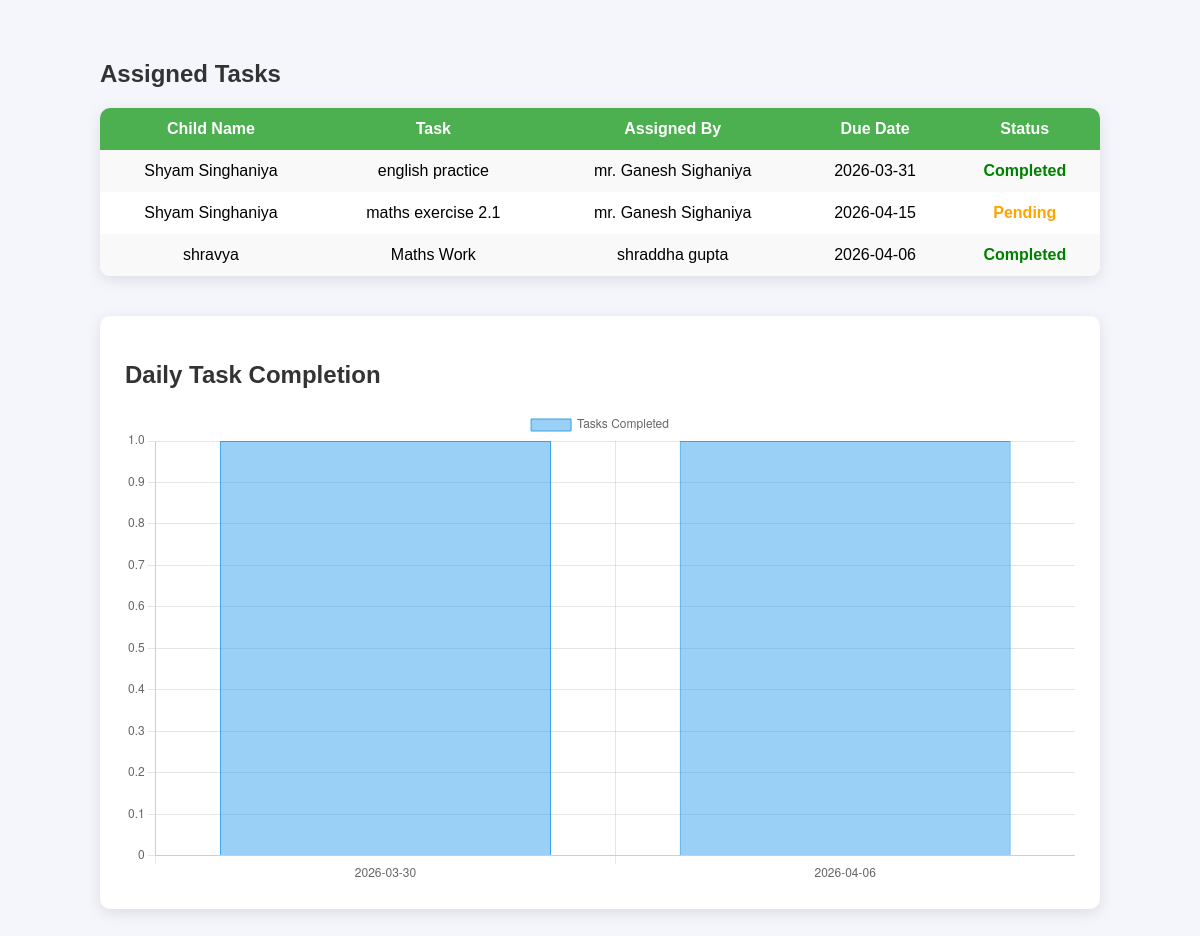
The app's page /view_tasks, older data.
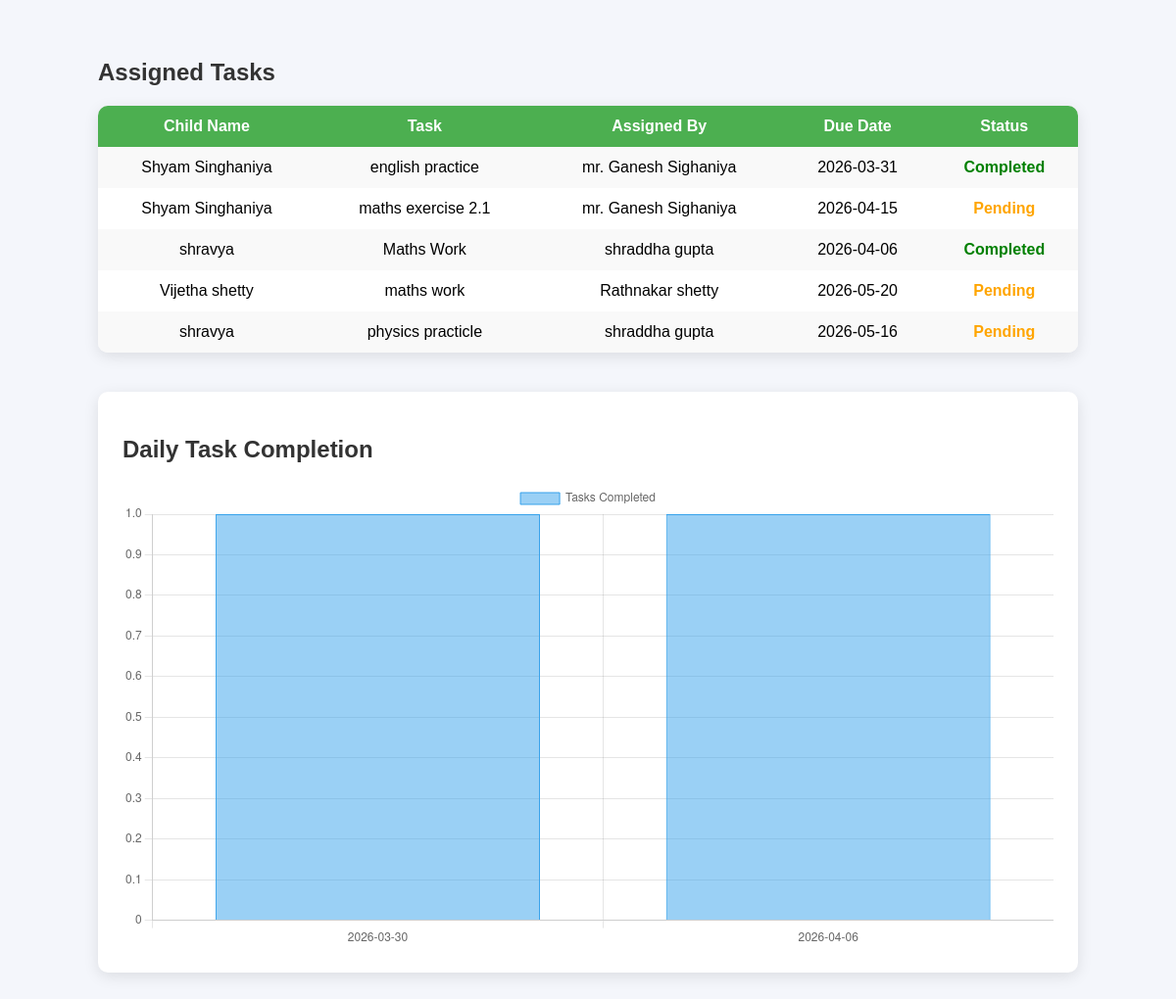
The same page, newer data.
### tables this page shows
CREATE TABLE child_task_status(
    id INTEGER PRIMARY KEY AUTOINCREMENT,
    task_id INTEGER,
    child_id INTEGER,
    completed INTEGER DEFAULT 0,
    proof_image TEXT,
    completed_time TIMESTAMP DEFAULT CURRENT_TIMESTAMP
);

CREATE TABLE child (
        child_id INTEGER PRIMARY KEY AUTOINCREMENT,
        user_id INTEGER,
        parent_id INTEGER,
        name TEXT,
        class_name TEXT,
        student_type TEXT,
        FOREIGN KEY (parent_id) REFERENCES parent(parent_id),
        FOREIGN KEY (user_id) REFERENCES users(id)
    );

CREATE TABLE tasks(
    id INTEGER PRIMARY KEY AUTOINCREMENT,
    child_id INTEGER,
    task_name TEXT,
    assigned_by TEXT,
    due_date TEXT
);

### app.py (the view)
@app.route("/view_tasks")
def view_tasks():
    conn = get_db_connection()
    tasks = conn.execute("""
    SELECT t.task_name, t.assigned_by, t.due_date,
           c.name as child_name,
           s.completed
    FROM tasks t
    JOIN child c ON t.child_id = c.child_id
    LEFT JOIN child_task_status s ON t.id = s.task_id
    """).fetchall()
    progress = conn.execute("""
    SELECT DATE(completed_time) as day,
           COUNT(*) as total
    FROM child_task_status
    WHERE completed = 1
    GROUP BY day
    """).fetchall()
    conn.close()
    days = [row["day"] for row in progress]
    counts = [row["total"] for row in progress]
    return render_template(
        "view_task.html",
        tasks=tasks,
        days=days,
        counts=counts
    )

### app.py (called while the page is built)
def get_db_connection():
    conn = sqlite3.connect("database.db")
    conn.row_factory = sqlite3.Row
    return conn

### templates/view_task.html (shortened to what this page needs)
<!DOCTYPE html>
<html>
<head>
</head>
<body>
<div class="container">
<h2>Assigned Tasks</h2>
<table>
<tr>
<th>Child Name</th>
<th>Task</th>
<th>Assigned By</th>
<th>Due Date</th>
<th>Status</th>
</tr>
{% for task in tasks %}
<tr>
<td>{{ task.child_name }}</td>
<td>{{ task.task_name }}</td>
<td>{{ task.assigned_by }}</td>
<td>{{ task.due_date }}</td>
<td>
{% if task.completed %}
<span class="completed">Completed</span>
{% else %}
<span class="pending">Pending</span>
{% endif %}
</td>
</tr>
{% endfor %}
</table>
<div class="chart-container">
<h2>Daily Task Completion</h2>
<canvas id="progressChart"></canvas>
</div>
</div>
<script>
const ctx = document.getElementById('progressChart');
new Chart(ctx, {
type: 'bar',
data: {
labels: {{ days|safe }},
datasets: [{
label: 'Tasks Completed',
data: {{ counts|safe }},
borderWidth: 1
}]
},
options: {
scales: {
y: {
beginAtZero: true
}
}
}
});
</script>
</body>
</html>

### templates/view_task.html (style rules this page uses)
body { font-family:Arial, Helvetica, sans-serif; background:#f4f6fb; margin:0; padding:40px; }
h2 { margin-bottom:20px; color:#333; }
.container { max-width:1000px; margin:auto; }
table { width:100%; border-collapse:collapse; background:white; border-radius:10px; overflow:hidden; box-shadow:0 4px 15px rgba(0,0,0,0.1); }
th, td { padding:12px; text-align:center; }
th { background:#4CAF50; color:white; }
tr:nth-child(even) { background:#f9f9f9; }
.completed { color:green; font-weight:bold; }
.pending { color:orange; font-weight:bold; }
.chart-container { margin-top:40px; background:white; padding:25px; border-radius:10px; box-shadow:0 4px 15px rgba(0,0,0,0.1); }

Row changes from the older to the newer data that the page shows:
added tasks: child_name "Vijetha shetty", task_name "maths work", assigned_by "Rathnakar shetty", due_date "2026-05-20", shows "Pending"
added tasks: child_name "shravya", task_name "physics practicle", assigned_by "shraddha gupta", due_date "2026-05-16", shows "Pending"
